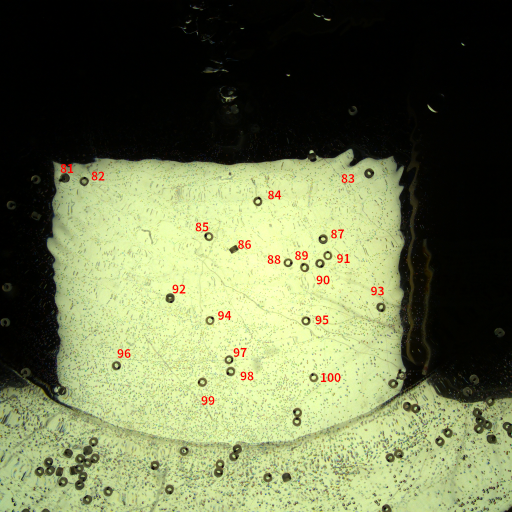
#> input picture src/2022_04_09/samples/C001H001S0004003701.png, 1024 x 1024 px (shown at 1/2 size)
$ jupyter execute tracer_imgs_81_100.ipynb
#> lines starting #> are read from the running program, lines starting #| are printed output that depends on the picture
[cell 1]
import os

import cv2
import matplotlib.pyplot as plt

[cell 2]
user = os.environ["USER"]
SUPER_DIR = f"/media/{user}/ボリューム1/M2/original/2022_04_09/"

[cell 3]
# DIR = SUPER_DIR + "cbi_q_1/C001H001S0004/"
# FILE = "C001H001S0004003701.bmp"
DIR = "samples/"
FILE = "C001H001S0004003701.png"

im_bgr = cv2.imread(DIR + FILE)
#> im_bgr is the input picture: shape (1024, 1024, 3); mean B, G, R 79.6, 115.9, 108.1
im_rgb = im_bgr[:, :, [2, 1, 0]]

[cell 4]
plt.figure(figsize=(16, 16))
plt.imshow(im_rgb)
plt.show()

[cell 5]
im_tracer_81 = im_rgb[346:366, 120:140, :]

plt.figure(figsize=(4, 4))
plt.imshow(im_tracer_81)
plt.show()

[cell 6]
im_tracer_82 = im_rgb[353:373, 159:179, :]

plt.figure(figsize=(4, 4))
plt.imshow(im_tracer_82)
plt.show()

[cell 7]
im_tracer_83 = im_rgb[337:357, 728:748, :]

plt.figure(figsize=(4, 4))
plt.imshow(im_tracer_83)
plt.show()

[cell 8]
im_tracer_84 = im_rgb[393:413, 506:526, :]

plt.figure(figsize=(4, 4))
plt.imshow(im_tracer_84)
plt.show()

[cell 9]
im_tracer_85 = im_rgb[463:483, 408:428, :]

plt.figure(figsize=(4, 4))
plt.imshow(im_tracer_85)
plt.show()

[cell 10]
im_tracer_86 = im_rgb[489:509, 458:478, :]

plt.figure(figsize=(4, 4))
plt.imshow(im_tracer_86)
plt.show()

[cell 11]
im_tracer_87 = im_rgb[468:488, 637:657, :]

plt.figure(figsize=(4, 4))
plt.imshow(im_tracer_87)
plt.show()

[cell 12]
im_tracer_88 = im_rgb[515:535, 566:586, :]
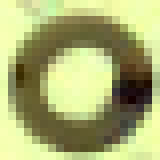
#> im_tracer_88: shape (20, 20, 3) (shown 8 times larger); mean R, G, B 169.7, 175, 114.7

plt.figure(figsize=(4, 4))
plt.imshow(im_tracer_88)
plt.show()

[cell 13]
im_tracer_89 = im_rgb[525:545, 600:620, :]

plt.figure(figsize=(4, 4))
plt.imshow(im_tracer_89)
plt.show()

[cell 14]
im_tracer_90 = im_rgb[517:537, 630:650, :]
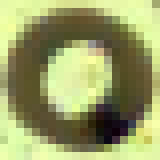
#> im_tracer_90: shape (20, 20, 3) (shown 8 times larger); mean R, G, B 153.6, 158.9, 102.8

plt.figure(figsize=(4, 4))
plt.imshow(im_tracer_90)
plt.show()

[cell 15]
im_tracer_91 = im_rgb[501:521, 646:666, :]

plt.figure(figsize=(4, 4))
plt.imshow(im_tracer_91)
plt.show()

[cell 16]
im_tracer_92 = im_rgb[586:606, 330:350, :]
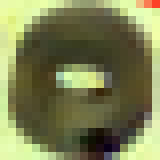
#> im_tracer_92: shape (20, 20, 3) (shown 8 times larger); mean R, G, B 123.6, 127, 82.8

plt.figure(figsize=(4, 4))
plt.imshow(im_tracer_92)
plt.show()

[cell 17]
im_tracer_93 = im_rgb[605:625, 752:772, :]
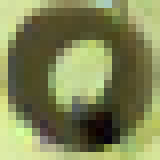
#> im_tracer_93: shape (20, 20, 3) (shown 8 times larger); mean R, G, B 128.2, 133.4, 85.8

plt.figure(figsize=(4, 4))
plt.imshow(im_tracer_93)
plt.show()

[cell 18]
im_tracer_94 = im_rgb[631:651, 410:430, :]
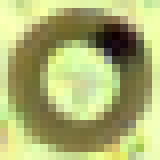
#> im_tracer_94: shape (20, 20, 3) (shown 8 times larger); mean R, G, B 171.6, 177.2, 113.4

plt.figure(figsize=(4, 4))
plt.imshow(im_tracer_94)
plt.show()

[cell 19]
im_tracer_95 = im_rgb[632:652, 602:622, :]
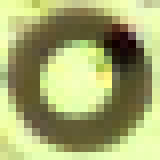
#> im_tracer_95: shape (20, 20, 3) (shown 8 times larger); mean R, G, B 164.2, 169.6, 111

plt.figure(figsize=(4, 4))
plt.imshow(im_tracer_95)
plt.show()

[cell 20]
im_tracer_96 = im_rgb[722:742, 223:243, :]
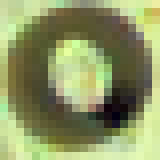
#> im_tracer_96: shape (20, 20, 3) (shown 8 times larger); mean R, G, B 141.2, 149.9, 99.9

plt.figure(figsize=(4, 4))
plt.imshow(im_tracer_96)
plt.show()

[cell 21]
im_tracer_97 = im_rgb[710:730, 448:468, :]
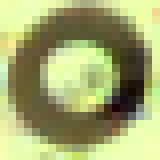
#> im_tracer_97: shape (20, 20, 3) (shown 8 times larger); mean R, G, B 162.7, 169, 111.3

plt.figure(figsize=(4, 4))
plt.imshow(im_tracer_97)
plt.show()

[cell 22]
im_tracer_99 = im_rgb[755:775, 395:415, :]
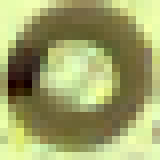
#> im_tracer_99: shape (20, 20, 3) (shown 8 times larger); mean R, G, B 159, 162.6, 104.8

plt.figure(figsize=(4, 4))
plt.imshow(im_tracer_99)
plt.show()

[cell 23]
im_tracer_100 = im_rgb[746:766, 618:638, :]
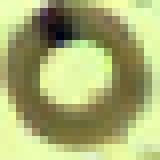
#> im_tracer_100: shape (20, 20, 3) (shown 8 times larger); mean R, G, B 168.1, 175, 114.8

plt.figure(figsize=(4, 4))
plt.imshow(im_tracer_100)
plt.show()

$ run again, with src/2022_04_09/samples/C001H001S0001003001.png copied over src/2022_04_09/samples/C001H001S0004003701.png
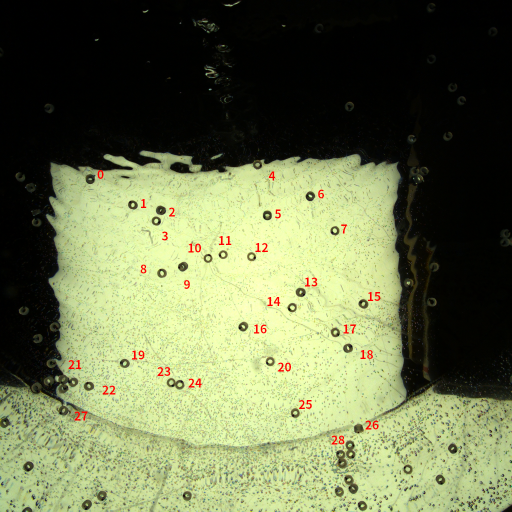
#> input picture src/2022_04_09/samples/C001H001S0001003001.png, 1024 x 1024 px (shown at 1/2 size)
#> im_bgr is the input picture: shape (1024, 1024, 3); mean B, G, R 79.6, 115.8, 108.1
#> `im_tracer_99 = im_rgb[755:775, 395:415, :]`:
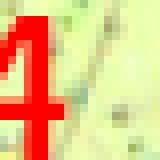
#> im_tracer_99: shape (20, 20, 3) (shown 8 times larger); mean R, G, B 230.8, 194.2, 133.2
#> `im_tracer_100 = im_rgb[746:766, 618:638, :]`:
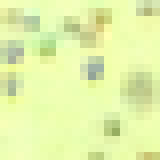
#> im_tracer_100: shape (20, 20, 3) (shown 8 times larger); mean R, G, B 227.7, 243.9, 170.2

$ run again, with src/2022_04_09/samples/C001H001S0002003501.png copied over src/2022_04_09/samples/C001H001S0004003701.png
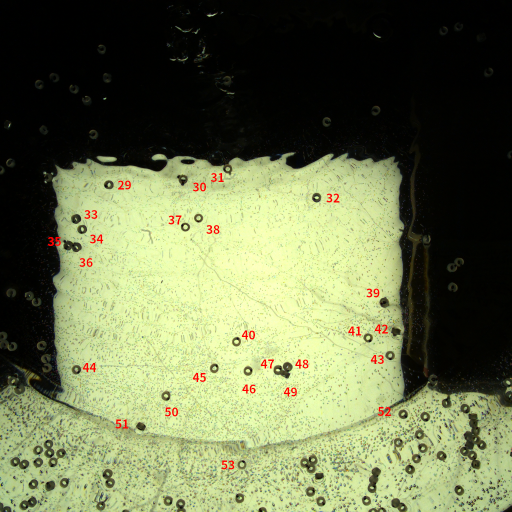
#> input picture src/2022_04_09/samples/C001H001S0002003501.png, 1024 x 1024 px (shown at 1/2 size)
#> im_bgr is the input picture: shape (1024, 1024, 3); mean B, G, R 79.2, 115.2, 107.7
#> `im_tracer_100 = im_rgb[746:766, 618:638, :]`:
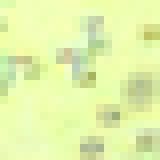
#> im_tracer_100: shape (20, 20, 3) (shown 8 times larger); mean R, G, B 227.6, 244.5, 170.8
